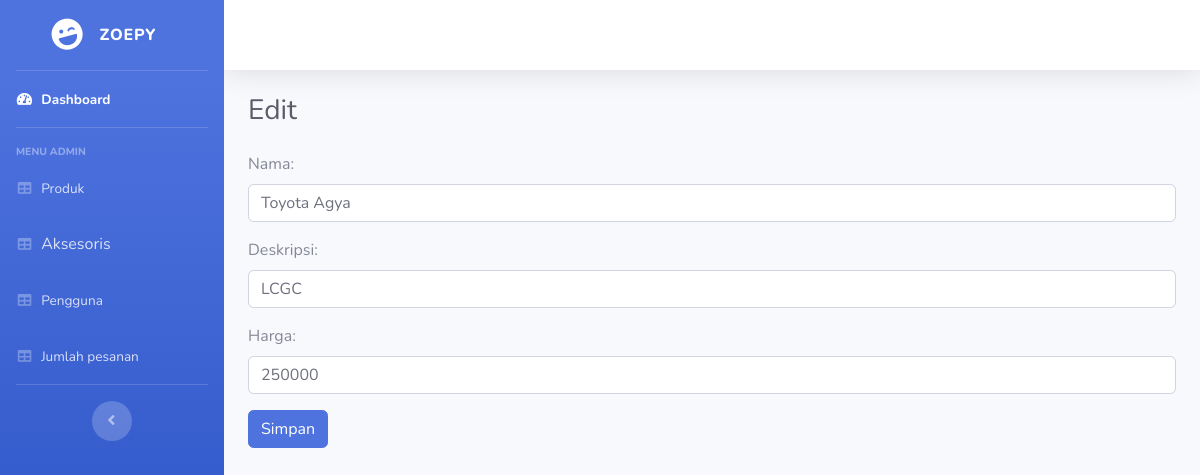
/Src/Index_Online/admin/add_pet.php?editid=43 (signed in), run on the app's committed database.
### tables this page shows
CREATE TABLE `products` (
  `id` int(11) NOT NULL,
  `type` tinyint(4) NOT NULL COMMENT '0 = "LCGC", 1 = "MPV"',
  `product_name` varchar(100) NOT NULL,
  `product_details` varchar(300) NOT NULL,
  `product_price` varchar(30) NOT NULL,
  `image` varchar(300) NOT NULL
);

### Src/Index_Online/admin/add_pet.php (the view, shortened to what this page needs)
<?php include 'header.php';
        ?>
            <?php
$pet_name = "";
$pet_desc = "";
$pet_price = "";
if(isset($_REQUEST['editid']) && $_REQUEST['editid'] != NULL) {
  $editid = $_REQUEST['editid'];
  $fetch_pet = "select * from products where id = $editid";
  $result = $conn->query($fetch_pet);
  while($row = $result->fetch_assoc()){
    $pet_name = $row['product_name'];
    $pet_desc = $row['product_details'];
    $pet_price = $row['product_price'];
  }
}
    ?>
        <div class="container-fluid">
          <?php
            if(isset($_REQUEST['editid'])){
              ?>
              <h1 class="h3 mb-4 text-gray-800">Edit</h1>
              <?php
            }else{
              ?>
              <h1 class="h3 mb-4 text-gray-800">Tambah</h1>
              <?php
            }
            ?>
          <form method='post' enctype="multipart/form-data">
          <div class="form-group">
                <label for="name">Nama:</label>
                <input type="text" class="form-control" id="pet_name" name="pet_name" value="<?php echo $pet_name; ?>">
            </div>
            <div class="form-group">
                <label for="desc">Deskripsi:</label>
                <input type="text" class="form-control" id="pet_desc" name="pet_desc" value="<?php echo $pet_desc; ?>">
            </div>
            <div class="form-group">
                <label for="price">Harga:</label>
                <input type="text" class="form-control" id="pet_price" name="pet_price" value="<?php echo $pet_price; ?>">
            </div>
            <button type="submit" class="btn btn-primary" name='addpet'>Simpan</button>
        </form>
        </div>
      </div>
    </div>
  </div>
</body>
</html>

### data on the page
products: pet_name "Toyota Agya", pet_desc "LCGC", pet_price "250000"
